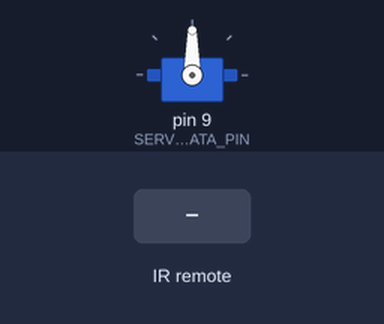
Recording of a program running on a simulated Arduino Uno, built with avr-gcc and run on an emulated ATmega328P. Parts: servo. The inputs (shaded band) are chosen by the test bench.

Above: at 1.2 s.
1.3 s: infrared code 0xFF02FD received
At 1.6 s:
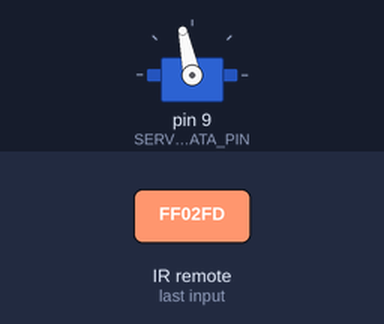
2.8 s: infrared code 0xFF9867 received
At 3.9 s:
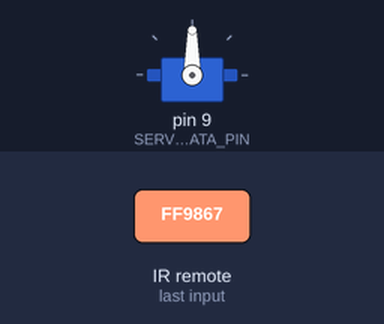
4.3 s: infrared code 0xFFFFFFFF received
At 5.5 s:
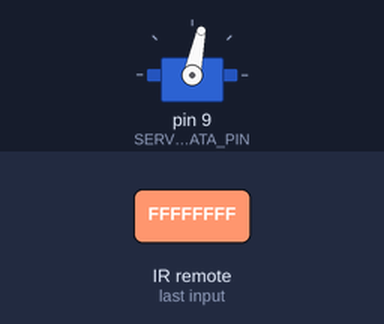
Timing chart, 0 to 7.3 s (numbered marks = the images above; inputs shaded):
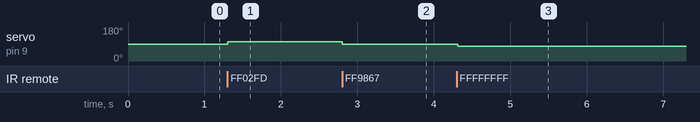

Measured:
- after the input at 1.3 s, servo on pin 9 (SERVO_DATA_PIN): 90° → 102° at once
- after the input at 2.8 s, servo on pin 9 (SERVO_DATA_PIN): 102° → 90° at once
- after the input at 4.3 s, servo on pin 9 (SERVO_DATA_PIN): 90° → 78° at once

The program:

main.cpp
```cpp
#include <Arduino.h>
#include <Servo.h>
#include <IRremote.h>

// Define pins
int IR_RECV_PIN = 6;
int SERVO_DATA_PIN = 9;

// Init servo & IR
Servo servo;
IRrecv irrecv(IR_RECV_PIN);
decode_results ir_results;

int servo_position = 90;
int servo_max = 170;
int servo_min = 5;
int micro_step = 12;
int loop_delay = 15;
boolean direction_up = true;

void setup() {
  // Serial.begin(9600);
  servo.attach(SERVO_DATA_PIN);
  irrecv.enableIRIn();
}

void loop() {

  if (irrecv.decode(&ir_results)) {

    // Print out IR received HEX code
    // Serial.println(ir_results.value, HEX);

    // "ON" pressed
    if (ir_results.value == 0xFF02FD) {
      direction_up = true;
      servo_position += micro_step;
    }

    // "OFF" pressed
    if (ir_results.value == 0xFF9867) {
      direction_up = false;
      servo_position -= micro_step;
    }

    // Holding down any button (ON / OFF is always fired first, then this
    // if still holding the button down
    if (ir_results.value == 0xFFFFFFFF) {
      if (direction_up) {
        servo_position += micro_step;
      } else {
        servo_position -= micro_step;
      }
    }

    irrecv.resume(); // Receive the next value
  }

  if (servo_position > servo_max) {
    servo_position = servo_max;
  } else if (servo_position < servo_min) {
    servo_position = servo_min;
  }

  servo.write(servo_position);
  delay(loop_delay);
}
```
